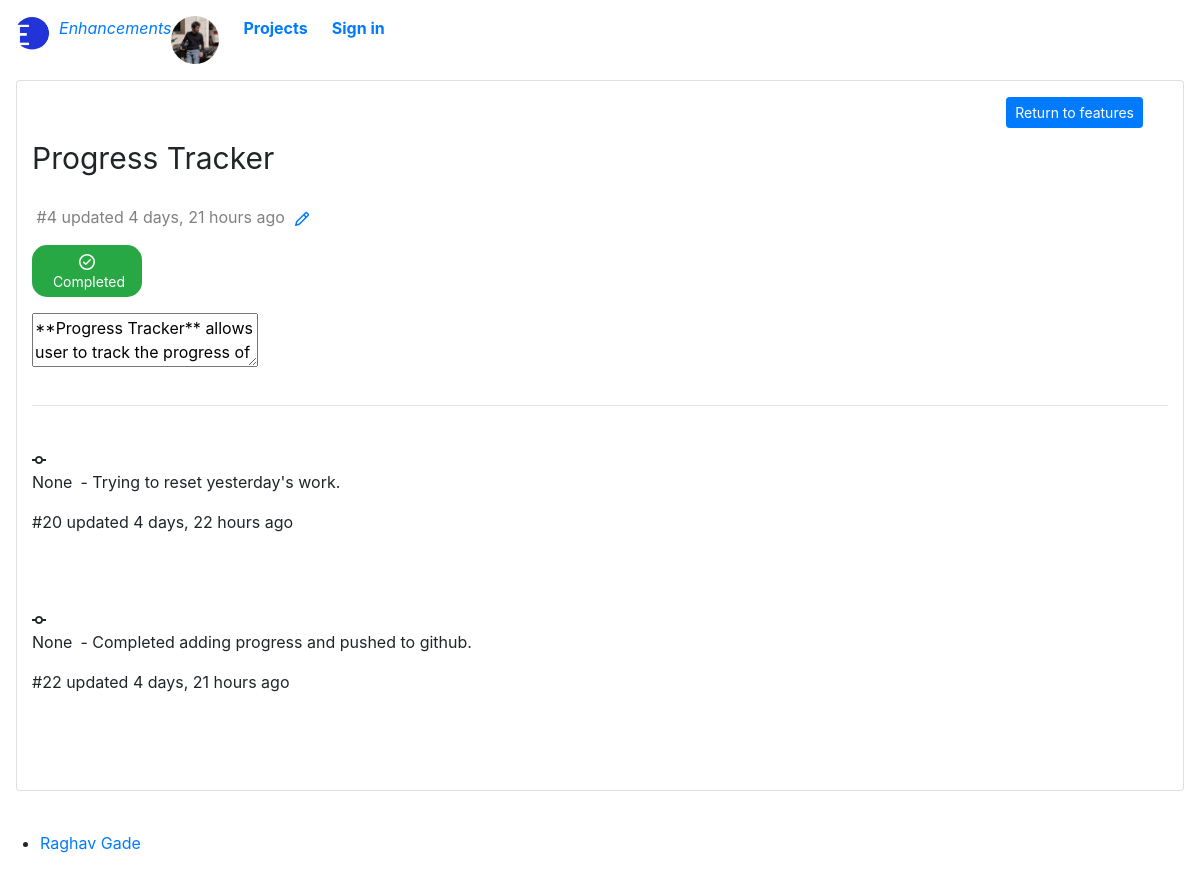
The app's page /feature/4, older data.
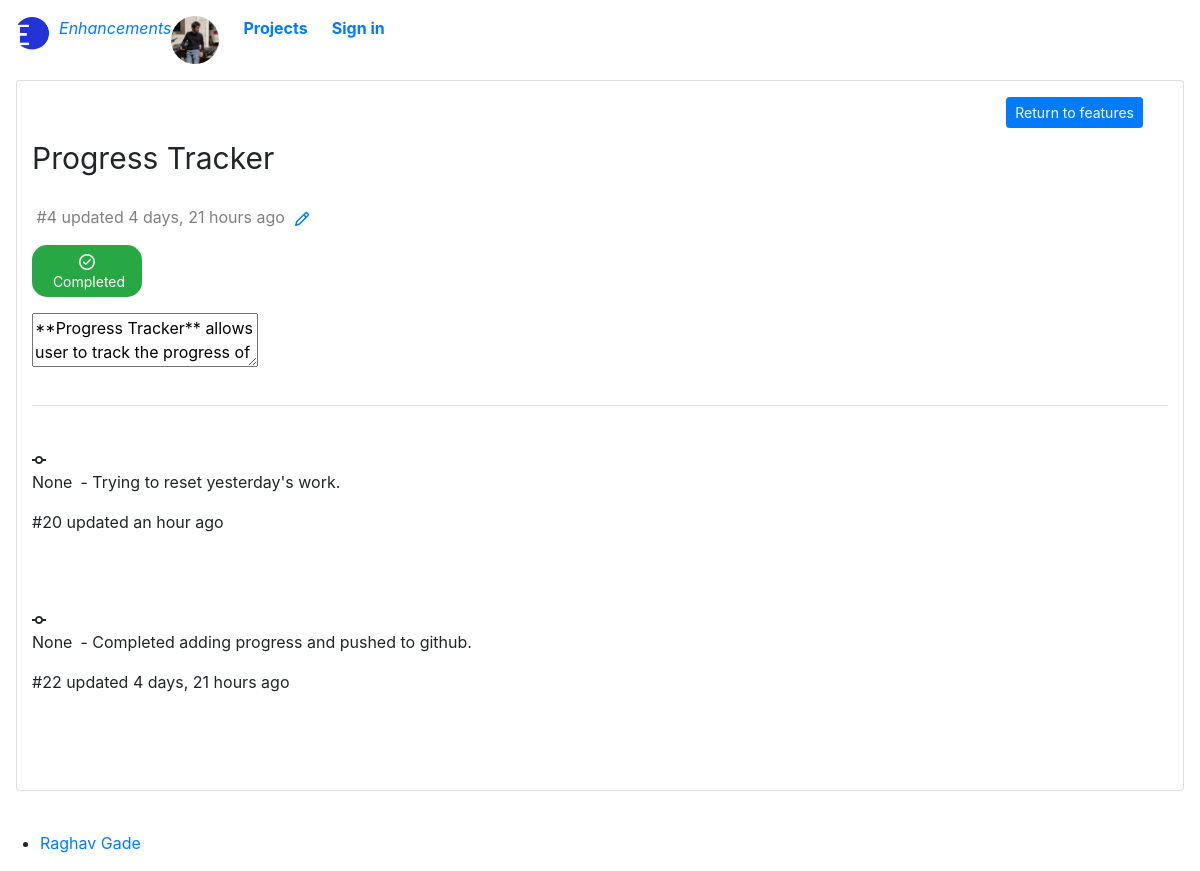
The same page, newer data.
### base/models.py (models this page shows, shortened)
class Progress(models.Model):
    tracking = models.ForeignKey(Feature,null=True,on_delete=models.CASCADE)
    trackerid = HashidAutoField(min_length=8,primary_key=True,alphabet="0123456789abcdefghijklmnopqrstuvwxyz",salt="Gamatatsu Niichan are Naruto summons")
    user = models.ForeignKey(User, null=True,on_delete=models.CASCADE)
    date_created = models.DateTimeField(auto_now_add=True)
    updated_at = models.DateTimeField(auto_now=True)
    tracker_description = models.TextField(max_length=200,null=False,default='Description')
    progress_percentage= models.IntegerField(default=0,validators=[MinValueValidator(0),MaxValueValidator(100)])

### base/views.py (the view, shortened to what this page needs)
# urls.py: path('feature/<str:tracking_id>', views.aboutfeature,name='specificfeature'),
def aboutfeature(request,tracking_id):
    feature = Feature.objects.get(tracking_id=tracking_id)
    progress = Progress.objects.all()
    form = ProgressForm()
    context = {
        'feature' : feature,
        'form': form,
        'progress' : progress,
    }
    return render(request,'base/specificfeature.html',context)

### base/forms.py
class ProgressForm(ModelForm):
    class Meta:
        model = Progress
        fields = ['tracker_description','progress_percentage']
        labels = {
            'tracker_description':_('Progress description'),
            'progress_percentage':_('Progress percentage'),
        }

### base/templates/base/specificfeature.html (shortened to what this page needs)
{% extends 'base/main.html'%}
{% load static %}
{% load humanize %}
{% load crispy_forms_tags%}
{% block content %}
  <link href="{% static 'mdeditor/css/editormd.min.css' %}" rel="stylesheet">
  <link href="{% static 'mdeditor/css/editormd.preview.css' %}" rel="stylesheet">
  <link href="https://unpkg.com/@primer/css/dist/primer.css" rel="stylesheet" />
  <link href="https://unpkg.com/@github/details-dialog-element/dist/index.css" rel="stylesheet" />
<div class="container-lg px-3 pt-6 pb-4">
<div class="card col-12">
    <div class="col-12 clearfix mt-2">
        <div class="d-flex float-right" style="margin-right: 10px;">
            <a class="btn btn-sm btn-primary mb-2 mt-2"  href="{% url 'features' %}">Return to features</a>
        </div>
      </div>
    <p style="font-size: 30px;">{{ feature.feature_name }}
    </p>
    <p  class="pt-2" style="color: gray;">&nbsp;#{{feature.tracking_id}} updated {{feature.updated_at|naturaltime}} <a href="{% url 'featureedit' feature.tracking_id %}" ></a></p>
    {% if feature.status == "Working" %}
    <a class=" btn btn-sm btn " style="width: 110px; background-color: orange; pointer-events: none; border-radius: 15px; color: white;"><svg style="color: white; " xmlns="http://www.w3.org/2000/svg" viewBox="0 0 16 16" width="16" height="16"><path fill-rule="evenodd" d="M8 1.5a6.491 6.491 0 00-5.285 2.715l1.358 1.358A.25.25 0 013.896 6H.25A.25.25 0 010 5.75V2.104a.25.25 0 01.427-.177l1.216 1.216a8 8 0 0114.315 4.03.748.748 0 01-.668.83.75.75 0 01-.824-.676A6.501 6.501 0 008 1.5zM.712 8.004a.75.75 0 01.822.67 6.501 6.501 0 0011.751 3.111l-1.358-1.358a.25.25 0 01.177-.427h3.646a.25.25 0 01.25.25v3.646a.25.25 0 01-.427.177l-1.216-1.216A8 8 0 01.042 8.827a.75.75 0 01.67-.823zM9 11a1 1 0 11-2 0 1 1 0 012 0zm-.25-6.25a.75.75 0 00-1.5 0v3.5a.75.75 0 001.5 0v-3.5z"></path></svg>&nbsp;Working</a>
    {% elif feature.status == "Completed" %}
    <a class=" btn btn-sm btn " style="width: 110px; background-color: #28A745; pointer-events: none; border-radius: 15px; color: white;"> &nbsp;Completed</a>
    {% endif %}
    <p><div id="content"><textarea>{{ feature.feature_description }}</textarea></div></p>
      <hr>
        <br>
    {% for pro in progress %}
    {% if pro.tracking.tracking_id == feature.tracking_id %}
    <div class="TimelineItem TimelineItem--condensed">
        <div class="TimelineItem-badge">
        </div>
        <div class="TimelineItem-body">
            <p id="content">
            <span class="State State--small mr-2" title="Status: Default">{{pro.user}}</span>-
            {{ pro.tracker_description}}
            </p>
            <span class="text-small text-gray mr-2">#{{pro.trackerid}} updated {{ pro.updated_at|naturaltime}} </span>
            <br>
            <br>
            <br>
            <br>
        </div>
    </div>
    {% endif %}
    {% endfor %}
    <br>
</div>
</div>
{% endblock %}

Row changes from the older to the newer data that the page shows:
changed Progress "Trying to reset yesterday's work.": updated_at "4 days, 22 hours ago" → "an hour ago"
